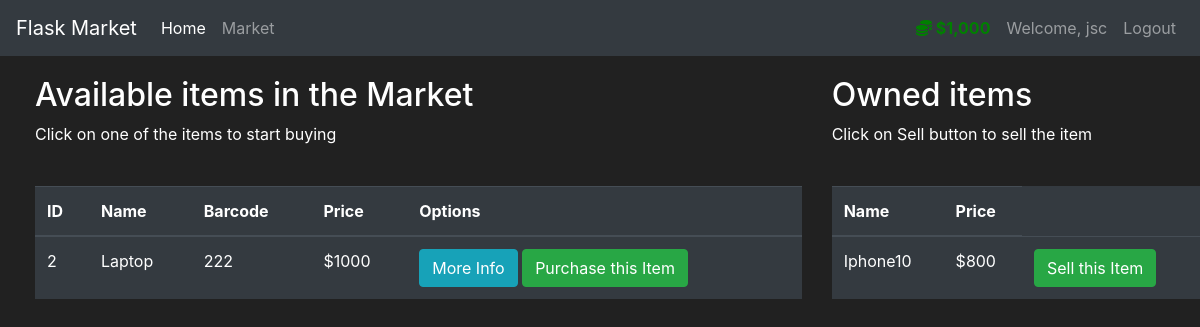
/market (signed in), run on an earlier commit of the app's database.
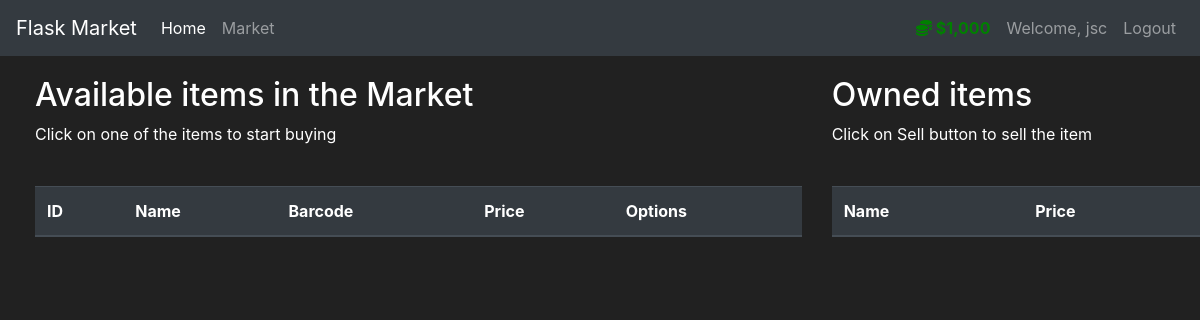
And on a later commit of the database.
### market/models.py (models this page shows, shortened)
class User(db.Model, UserMixin):
    id = db.Column(db.Integer(), primary_key=True)
    username = db.Column(db.String(length=30), nullable=False, unique=True)
    email_address = db.Column(db.String(length=50), nullable=False, unique=True)
    password_hash = db.Column(db.String(length=60), nullable=False)
    budget = db.Column(db.Integer(), nullable=False, default=1000)
    items = db.relationship('Item', backref='owned_user', lazy=True)
    @property
    def prettier_budget(self):
        if len(str(self.budget)) >= 4:
            s_budget = str(self.budget)[-1]
            for i in range(len(str(self.budget)) - 2, -1, -1):
                if i % 3 == 0:
                    s_budget += ','
                s_budget += str(self.budget)[i]
            return f"${s_budget[::-1]}"
        else:
            return f"${self.budget}"
    @property
    def password(self):
        return self.password

class Item(db.Model):
    id = db.Column(db.Integer(), primary_key=True)
    name = db.Column(db.String(length=30), nullable=False, unique=True)
    price = db.Column(db.Integer(), nullable=False)
    barcode = db.Column(db.String(length=12), nullable=False, unique=True)
    description = db.Column(db.String(length=1024), nullable=False, unique=True)
    owner = db.Column(db.Integer(), db.ForeignKey('user.id'))

### market/routes.py (the view, shortened to what this page needs)
@app.route('/market', methods=['GET', 'POST'])
@login_required
def market_page():
    purchase_form = PurchaseItemForm()
    sell_form = SellItemForm()
    if request.method == "GET":
        items = Item.query.filter_by(owner=None)
        owned_items = Item.query.filter_by(owner=current_user.id)
        print(owned_items)
        return render_template('market.html',
                               items=items,
                               owned_items=owned_items,
                               purchase_form=purchase_form
                               )

### market/models.py (called while the page is built)
@login_manager.user_loader
def load_user(user_id):
    return User.query.get(int(user_id))

### market/templates/market.html (shortened to what this page needs)
{% extends 'base.html' %}
{% block content %}
<div class="row" style="margin-top:20px; margin-left:20px">
    <div class="col-8">
        <h2>Available items in the Market</h2>
        <p>Click on one of the items to start buying</p>
        <br>
        <table class="table table-hover table-dark">
            <thead>
            <tr>
                <th scope="col">ID</th>
                <th scope="col">Name</th>
                <th scope="col">Barcode</th>
                <th scope="col">Price</th>
                <th scope="col">Options</th>
            </tr>
            </thead>
            <tbody>
            {% for item in items %}
            <tr>
                <td>{{ item.id }}</td>
                <td>{{ item.name }}</td>
                <td>{{ item.barcode }}</td>
                <td>${{ item.price }}</td>
                <td>
                    <button class="btn btn-outline btn-info" data-toggle="modal" data-target="#Modal-MoreInfo-{{ item.id }}">More Info</button>
                    <button class="btn btn-outline btn-success" data-toggle="modal" data-target="#Modal-PurchaseConfirm-{{ item.id }}">Purchase this Item</button>
                </td>
            </tr>
            {% endfor %}
            </tbody>
        </table>
    </div>
    <div class="col-4">
        <h2>Owned items</h2>
        <p>Click on Sell button to sell the item</p>
        <br>
        <table class="table table-hover table-dark">
            <thead>
            <tr>
                <th scope="col">Name</th>
                <th scope="col">Price</th>
            </tr>
            </thead>
            <tbody>
            {% for item in owned_items %}
            <tr>
                <td>{{ item.name }}</td>
                <td>${{ item.price }}</td>
                <td>
                    <button class="btn btn-outline btn-success" data-toggle="modal" data-target="#Modal-SellConfirm-{{ item.id }}">Sell this Item</button>
                </td>
            </tr>
            {% endfor %}
            </tbody>
        </table>
    </div>
</div>
{% endblock %}

### market/templates/base.html (shortened to what this page needs)
<!doctype html>
<html lang="en">
   <head>
      <link rel="stylesheet" href="https://cdn.jsdelivr.net/npm/bootstrap@4.5.3/dist/css/bootstrap.min.css">
   </head>
   <body>
    <nav class="navbar navbar-expand-md navbar-dark bg-dark">
      <a class="navbar-brand" href="#">Flask Market</a>
      <div class="collapse navbar-collapse" id="navbarNav">
        <ul class="navbar-nav mr-auto">
            <li class="nav-item active">
                <a class="nav-link" href="{{ url_for('home_page') }}">Home <span class="sr-only">(current)</span></a>
            </li>
            <li class="nav-item">
                <a class="nav-link" href="{{ url_for('market_page') }}">Market</a>
            </li>
        </ul>
        {% if current_user.is_authenticated %}
            <ul class="navbar-nav">
                <li class="nav-item">
                    <a class="nav-link" style="color: green; font-weight: bold">
                        <i class="fas fa-coins"></i>
                    </a>
                </li>
                <li class="nav-item">
                    <a class="nav-link">Welcome, {{ current_user.username }}</a>
                </li>
                <li class="nav-item">
                    <a class="nav-link" href="{{ url_for('logout_page') }}">Logout</a>
                </li>
            </ul>
        {% endif %}
      </div>
    </nav>
        {% block content %}
        {% endblock %}
   </body>
</html>

### market/templates/base.html (style rules this page uses)
body { background-color: #212121; color: white }

What changed in the data, as far as the page shows it:
no longer on this page (row edited): Item: id "2", name "Laptop", barcode "222", price "1000", shown under "Available items in the Market"
no longer on this page (row edited): Item: name "Iphone10", price "800", shown under "Owned items"
